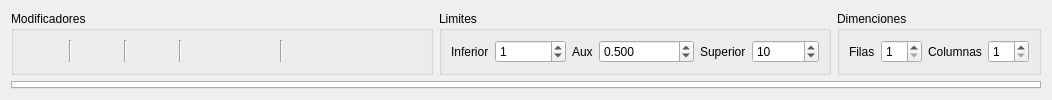
            <widget class="QWidget" name="tab">
             <attribute name="title">
              <string>Matrices</string>
             </attribute>
             <layout class="QGridLayout" name="gridLayout_8">
              <item row="0" column="0">
               <layout class="QVBoxLayout" name="verticalLayout">
                <item>
                 <layout class="QHBoxLayout" name="horizontalLayout_5">
                  <item>
                   <widget class="QGroupBox" name="groupBox">
                    <property name="title">
                     <string>Modificadores</string>
                    </property>
                    <layout class="QGridLayout" name="gridLayout_4">
                     <item row="0" column="0">
                      <layout class="QHBoxLayout" name="horizontalLayout">
                       <item>
                        <widget class="QPushButton" name="pushButton">
                         <property name="text">
                          <string/>
                         </property>
                         <property name="icon">
                          <iconset resource="iconos.qrc">
                           <normaloff>:/new/prefix1/iconos/amarillo.png</normaloff>:/new/prefix1/iconos/amarillo.png</iconset>
                         </property>
                         <property name="flat">
                          <bool>true</bool>
                         </property>
                        </widget>
                       </item>
                       <item>
                        <widget class="Line" name="line">
                         <property name="orientation">
                          <enum>Qt::Vertical</enum>
                         </property>
                        </widget>
                       </item>
                       <item>
                        <widget class="QPushButton" name="pushButton_2">
                         <property name="text">
                          <string/>
                         </property>
                         <property name="icon">
                          <iconset resource="iconos.qrc">
                           <normaloff>:/new/prefix1/iconos/rojo.png</normaloff>:/new/prefix1/iconos/rojo.png</iconset>
                         </property>
                         <property name="flat">
                          <bool>true</bool>
                         </property>
                        </widget>
                       </item>
                       <item>
                        <widget class="Line" name="line_4">
                         <property name="orientation">
                          <enum>Qt::Vertical</enum>
                         </property>
                        </widget>
                       </item>
                       <item>
                        <widget class="QPushButton" name="pushButton_3">
                         <property name="text">
                          <string/>
                         </property>
                         <property name="icon">
                          <iconset resource="iconos.qrc">
                           <normaloff>:/new/prefix1/iconos/verde.png</normaloff>:/new/prefix1/iconos/verde.png</iconset>
                         </property>
                         <property name="flat">
                          <bool>true</bool>
                         </property>
                        </widget>
                       </item>
                       <item>
                        <widget class="Line" name="line_5">
                         <property name="orientation">
                          <enum>Qt::Vertical</enum>
                         </property>
                        </widget>
                       </item>
                       <item>
                        <widget class="QPushButton" name="pushButton_4">
                         <property name="text">
                          <string/>
                         </property>
                         <property name="icon">
                          <iconset resource="iconos.qrc">
                           <normaloff>:/new/prefix1/iconos/naranja.png</normaloff>:/new/prefix1/iconos/naranja.png</iconset>
                         </property>
                         <property name="flat">
                          <bool>true</bool>
                         </property>
                        </widget>
                       </item>
                       <item>
                        <widget class="QPushButton" name="pushButton_5">
                         <property name="text">
                          <string/>
                         </property>
                         <property name="icon">
                          <iconset resource="iconos.qrc">
                           <normaloff>:/new/prefix1/iconos/cafe.png</normaloff>:/new/prefix1/iconos/cafe.png</iconset>
                         </property>
                         <property name="flat">
                          <bool>true</bool>
                         </property>
                        </widget>
                       </item>
                       <item>
                        <widget class="Line" name="line_9">
                         <property name="orientation">
                          <enum>Qt::Vertical</enum>
                         </property>
                        </widget>
                       </item>
                       <item>
                        <widget class="QPushButton" name="pushButton_6">
                         <property name="text">
                          <string/>
                         </property>
                         <property name="icon">
                          <iconset resource="iconos.qrc">
                           <normaloff>:/new/prefix1/iconos/azul.png</normaloff>:/new/prefix1/iconos/azul.png</iconset>
                         </property>
                         <property name="flat">
                          <bool>true</bool>
                         </property>
                        </widget>
                       </item>
                       <item>
                        <widget class="QPushButton" name="pushButton_7">
                         <property name="text">
                          <string/>
                         </property>
                         <property name="icon">
                          <iconset resource="iconos.qrc">
                           <normaloff>:/new/prefix1/iconos/morado.png</normaloff>:/new/prefix1/iconos/morado.png</iconset>
                         </property>
                         <property name="flat">
                          <bool>true</bool>
                         </property>
                        </widget>
                       </item>
                       <item>
                        <widget class="QPushButton" name="pushButton_8">
                         <property name="text">
                          <string/>
                         </property>
                         <property name="icon">
                          <iconset resource="iconos.qrc">
                           <normaloff>:/new/prefix1/iconos/rosa.png</normaloff>:/new/prefix1/iconos/rosa.png</iconset>
                         </property>
                         <property name="flat">
                          <bool>true</bool>
                         </property>
                        </widget>
                       </item>
                      </layout>
                     </item>
                    </layout>
                   </widget>
                  </item>
                  <item>
                   <widget class="QGroupBox" name="groupBox_2">
                    <property name="title">
                     <string>Limites</string>
                    </property>
                    <layout class="QGridLayout" name="gridLayout_6">
                     <item row="0" column="0">
                      <layout class="QHBoxLayout" name="horizontalLayout_3">
                       <item>
                        <widget class="QLabel" name="label">
                         <property name="text">
                          <string>Inferior</string>
                         </property>
                        </widget>
                       </item>
                       <item>
                        <widget class="QSpinBox" name="li">
                         <property name="minimum">
                          <number>-999999999</number>
                         </property>
                         <property name="maximum">
                          <number>999999999</number>
                         </property>
                         <property name="value">
                          <number>1</number>
                         </property>
                        </widget>
                       </item>
                       <item>
                        <widget class="QLabel" name="label_2">
                         <property name="text">
                          <string>Aux</string>
                         </property>
                        </widget>
                       </item>
                       <item>
                        <widget class="QDoubleSpinBox" name="aux">
                         <property name="decimals">
                          <number>3</number>
                         </property>
                         <property name="minimum">
                          <double>-9999999999999999635896294965248.000000000000000</double>
                         </property>
                         <property name="maximum">
                          <double>9999999999999999932209486743616279764617084419440640.000000000000000</double>
                         </property>
                         <property name="value">
                          <double>0.500000000000000</double>
                         </property>
                        </widget>
                       </item>
                       <item>
                        <widget class="QLabel" name="label_3">
                         <property name="text">
                          <string>Superior</string>
                         </property>
                        </widget>
                       </item>
                       <item>
                        <widget class="QSpinBox" name="ls">
                         <property name="maximum">
                          <number>999999999</number>
                         </property>
                         <property name="value">
                          <number>10</number>
                         </property>
                        </widget>
                       </item>
                      </layout>
                     </item>
                    </layout>
                   </widget>
                  </item>
                  <item>
                   <widget class="QGroupBox" name="groupBox_5">
                    <property name="title">
                     <string>Dimenciones</string>
                    </property>
                    <layout class="QGridLayout" name="gridLayout_7">
                     <item row="0" column="0">
                      <layout class="QHBoxLayout" name="horizontalLayout_4">
                       <item>
                        <widget class="QLabel" name="label_4">
                         <property name="text">
                          <string>Filas</string>
                         </property>
                        </widget>
                       </item>
                       <item>
                        <widget class="QSpinBox" name="f">
                         <property name="minimum">
                          <number>1</number>
                         </property>
                        </widget>
                       </item>
                       <item>
                        <widget class="QLabel" name="label_5">
                         <property name="text">
                          <string>Columnas</string>
                         </property>
                        </widget>
                       </item>
                       <item>
                        <widget class="QSpinBox" name="c">
                         <property name="minimum">
                          <number>1</number>
                         </property>
                        </widget>
                       </item>
                      </layout>
                     </item>
                    </layout>
                   </widget>
                  </item>
                 </layout>
                </item>
                <item>
                 <widget class="QTabWidget" name="baseMatrices"/>
                </item>
               </layout>
              </item>
             </layout>
            </widget>
